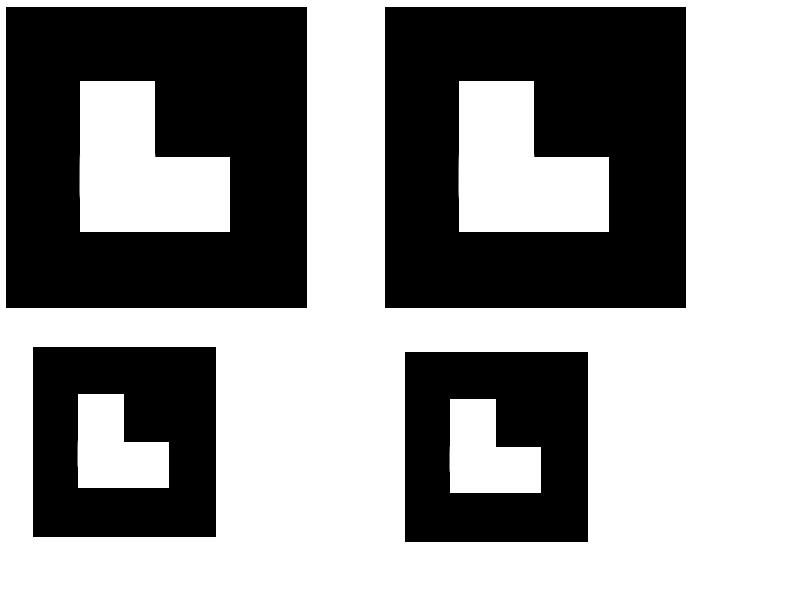
#> input picture img/markers.png, 804 x 600 px
$ python contornos.py   (older library calls are emulated)
#> lines starting #> are read from the running program, lines starting #| are printed output that depends on the picture; after the words box and inside, x2 and y2 are one past the last pixel; in counts of white or black regions, pixels touching at a corner belong together
import cv2
import numpy as np

img = cv2.imread('../img/markers.png')
#> img is the input picture: shape (600, 804, 3); mean B, G, R 147.2, 147.2, 147.2

cv2.namedWindow('input')
img_gray = cv2.cvtColor(img, cv2.COLOR_BGR2GRAY)

ret, tresh = cv2.threshold(img_gray, 177, 255, 0)
#> tresh: shape (600, 804); 57.7% white; 4 black regions
contours, hierarchy = cv2.findContours(tresh, cv2.RETR_TREE, cv2.CHAIN_APPROX_SIMPLE)
#> contours = 9 contours; largest, box (x1, y1, x2, y2) and area: (0, 0, 804, 600) 480997, (384, 6, 687, 309) 91202, (5, 6, 308, 309) 91202, (404, 351, 589, 543) 35142, (32, 346, 217, 538) 35142
img2 = img.copy()
print(len(contours))
#| 9
for i in range(len(contours)):
    print(i)
    cnt = contours[i]
    approx = cv2.approxPolyDP(cnt, 0.1 * cv2.arcLength(cnt, True), True)
    cv2.drawContours(img2, [cnt], 0, (255, 0, 0), 5)
    hull = cv2.convexHull(approx)
    x, y, w, h = cv2.boundingRect(hull)
#> this loop made 9 passes
#> (approx, hull, x, y, w, h) on passes 1, 3, 5, 7, 9: ([[0, 0], [0, 599], [803, 599], [803, 0]], [[803, 0], [803, 599], [0, 599], [0, 0]], 0, 0, 804, 600), ([[450, 399], [450, 492], [540, 492]], [[540, 492], [450, 492], [450, 399]], 450, 399, 91, 94), ([[78, 394], [78, 487], [168, 487]], [[168, 487], [78, 487], [78, 394]], 78, 394, 91, 94), ([[459, 81], [459, 231], [608, 231]], [[608, 231], [459, 231], [459, 81]], 459, 81, 150, 151), ([[80, 81], [80, 231], [229, 231]], [[229, 231], [80, 231], [80, 81]], 80, 81, 150, 151)
#> (hull, x, y, w, h) on passes 2, 4, 6, 8: ([[405, 351], [588, 352], [587, 542], [404, 541]], 404, 351, 185, 192), ([[33, 346], [216, 347], [215, 537], [32, 536]], 32, 346, 185, 192), ([[384, 7], [685, 6], [686, 307], [385, 308]], 384, 6, 303, 303), ([[5, 7], [306, 6], [307, 307], [6, 308]], 5, 6, 303, 303)
#| 0
#| 1
#| 2
#| 3
#| 4
#| 5
#| 6
#| 7
#> (further printed lines are left out)
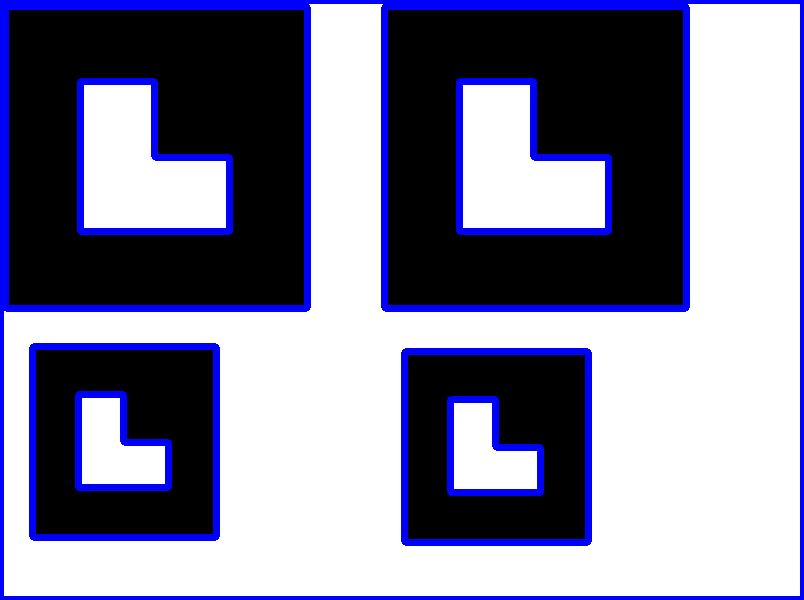
#> img2: shape (600, 804, 3); 10.49% of pixels changed, all inside (x1, y1, x2, y2) = (0, 0, 804, 600)
    # [5 lines of commented-out code are left out]
cv2.imshow('input', img2)
cv2.waitKey(0)
cv2.destroyAllWindows()
